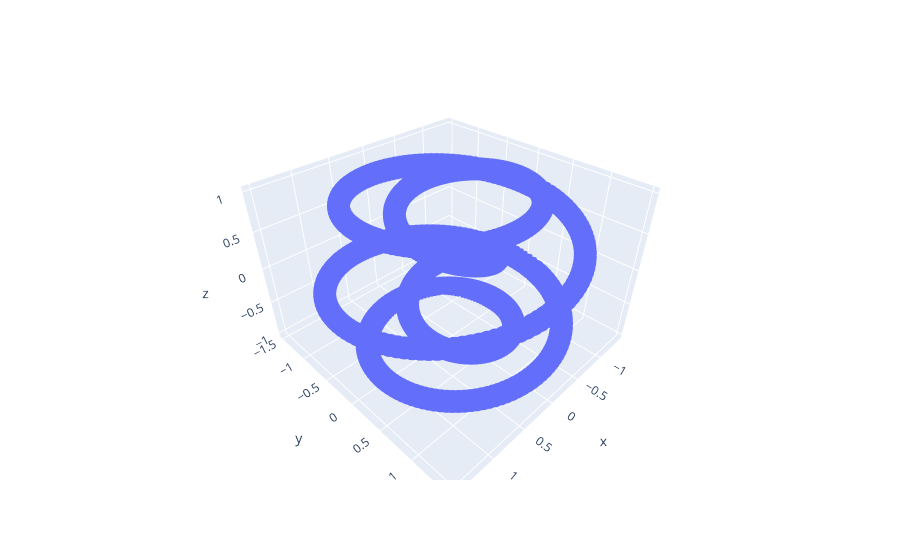

Notebook source saved alongside this figure:
### Code cell
n = 600
xx = np.linspace(0, 2*np.pi, n)
data = np.array([[(1+0.5*np.cos(x))*np.cos(5*x), 
                     (1+0.5*np.cos(x))*np.sin(5*x), 
                     np.sin(1*x)] for x in xx])
data += 0. * np.random.randn(n,3)

px.scatter_3d(x = data[:,0],
              y = data[:,1],
              z = data[:,2]).show()

bundle, _,_,_ = Tangents_and_Curvature(data, 1, n0=30)

fig = plot_tangent_lines_3d(bundle, data, angle = [1.3,2,1], zoom = 1)
fig.show()

### Figure 1 — Plotly figure (JSON) as saved in the notebook; plotly's stock layout.template omitted (floating-point values rounded to 4 significant figures; data arrays with more than 128 entries replaced by an {"elided": "..."} marker saying what was removed)
{"data": [{"hovertemplate": "x=%{x}<br>y=%{y}<br>z=%{z}<extra></extra>", "legendgroup": "", "marker": {"color": "#636efa", "symbol": "circle"}, "mode": "markers", "name": "", "scene": "scene", "showlegend": false, "type": "scatter3d", "x": {"elided": "600 float values"}, "y": {"elided": "600 float values"}, "z": {"elided": "600 float values"}}], "layout": {"legend": {"tracegroupgap": 0}, "margin": {"t": 60}, "scene": {"domain": {"x": [0, 1], "y": [0, 1]}, "xaxis": {"title": {"text": "x"}}, "yaxis": {"title": {"text": "y"}}, "zaxis": {"title": {"text": "z"}}}}}
